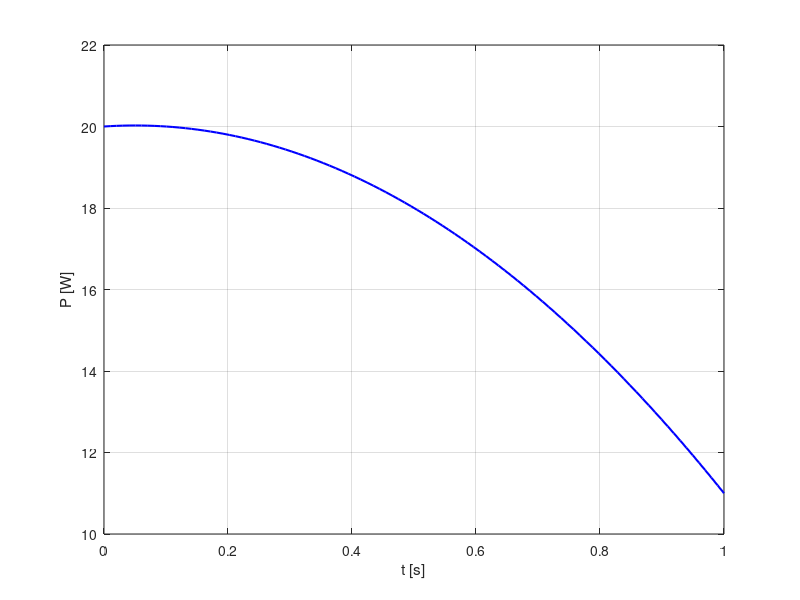

MATLAB code to generate this figure:
% NALOGA 1

fid = fopen('naloga1_1.txt', 'r');

% - Prva vrstica
fgetl(fid);

% - Druga vrstica
fgetl(fid);

t = fscanf(fid, '%f');

fclose(fid);

% rezultat
disp('Vektor t:');
disp(t);


% NALOGA 2

fid = fopen('naloga1_2.txt', 'r');

% - prva vrstica
vrstica = fgetl(fid);
n = sscanf(vrstica, 'stevilo_podatkov_P: %d');

% vektor P
P = zeros(n, 1);


for i = 1:n
    P(i) = fscanf(fid, '%f', 1);
end

fclose(fid);

% Izris grafa P(t)
figure;
plot(t, P, 'b-', 'LineWidth', 1.5);
xlabel('t [s]');
ylabel('P [W]');
grid on;


% NALOGA 3

% t in P od prej
n = length(t); 
integral = 0;

% Trapezna metoda - brez trap
for i = 1:n-1
    dt = t(i+1) - t(i);
    povprecje = (P(i) + P(i+1)) / 2;
    integral = integral + povprecje * dt;
end

% Rezultat
disp('Rezultat trapezne metode:')
disp(integral)




